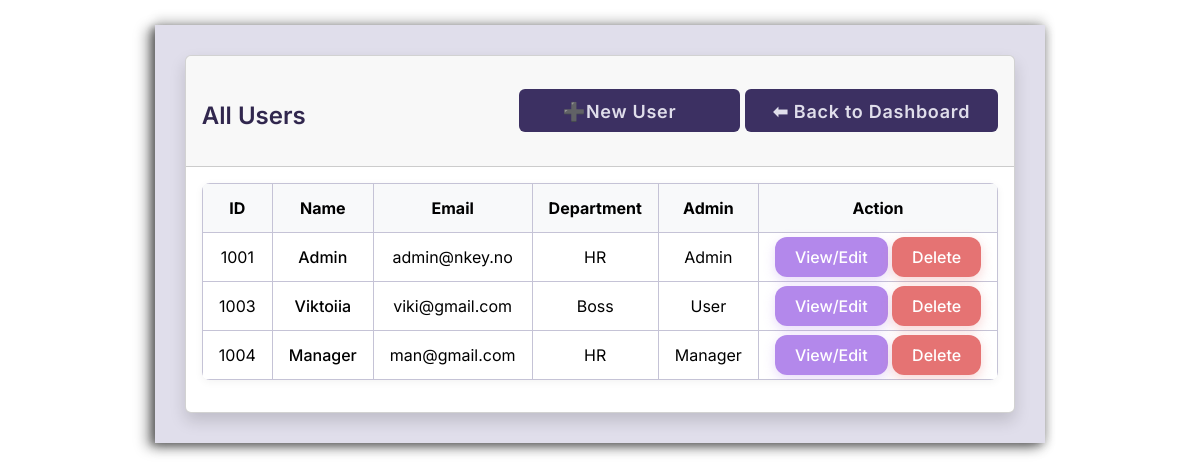
The app's page /users.php (signed in) with its own data.
### tables this page shows
CREATE TABLE users (
  employee_id INTEGER PRIMARY KEY AUTOINCREMENT,
  name TEXT NOT NULL,
  email TEXT UNIQUE NOT NULL,
  password_hash TEXT NOT NULL,
  is_admin INTEGER NOT NULL DEFAULT 0,
  profile_image TEXT DEFAULT '/uploads/default.jpg',
  phone TEXT,
  department TEXT,
  manager_email TEXT,
  leave_quota INTEGER DEFAULT 21,
  leave_used INTEGER DEFAULT 0,
  date_created TEXT DEFAULT CURRENT_TIMESTAMP,
  last_login TEXT
, rfid_id TEXT);

### users.php (the view, shortened to what this page needs)
<?php
require_once "includes/config.php";
$stmt = $conn->query("SELECT employee_id, name, email, department, is_admin FROM users ORDER BY employee_id ASC");
$users = $stmt->fetchAll(PDO::FETCH_ASSOC);
?>
<!DOCTYPE html>
<html lang="en">
<head>
  <link href="https://cdn.jsdelivr.net/npm/bootstrap@5.3.3/dist/css/bootstrap.min.css" rel="stylesheet">
  <link rel="stylesheet" href="./css/style.css">
</head>
<body>
<div class="container_users">
  <div class="card shadow">
    <div class="card-header d-flex justify-content-between align-items-center">
      <h4 class="mpage_H">All Users</h4>
      <div>
        <a href="add_user.php" class="btn_user_new"><span style="color: #E0DEEB;">➕</span>New User</a>
        <a href="dashboard.php" class="btn_user_dash">⬅ Back to Dashboard</a>
      </div>
    </div>
    <div class="card-body">
      <table class="table table-bordered table-hover">
        <thead class="table-light">
          <tr>
            <th>ID</th>
            <th>Name</th>
            <th>Email</th>
            <th>Department</th>
            <th>Admin</th>
            <th>Action</th>
          </tr>
        </thead>
        <tbody>
          <?php foreach ($users as $user): ?>
            <tr>
              <td><?= $user['employee_id'] ?></td>
              <td><?= htmlspecialchars($user['name']) ?></td>
              <td><?= htmlspecialchars($user['email']) ?></td>
              <td><?= htmlspecialchars($user['department']) ?></td>
              <td>
  <?php
    if ($user['is_admin'] == 1) {
      echo "Admin";
    } elseif ($user['is_admin'] == 2) {
      echo "Manager";
    } else {
      echo "User";
    }
  ?>
</td>
              <td>
                <a href="edit_user.php?id=<?= $user['employee_id'] ?>" class="btn_view_edit">View/Edit</a>
                <a href="delete_user.php?id=<?= $user['employee_id'] ?>" class="btn_user_del" onclick="return confirm('Are you sure you want to delete this user? This action cannot be undone.');">Delete</a>
              </td>
            </tr>
          <?php endforeach; ?>
        </tbody>
      </table>
    </div>
  </div>
</div>
</body>
</html>

### css/style.css (style rules this page uses)
:root { --primary-bg: #E0DEEB; --sidebar-bg: #705AB4; --sidebar-hover: #8C75D6; --sidebar-text: #E0DEEB; --font-family: 'Inter', sans-serif; --btn-bg: #302B4F; --btn-hover: #504A7A; --table-border: #C5C3D6; --table-header-bg: #f4f2fc; --table-hover: #f0edff; --text-color: #2a2644; }
* { margin: 0; padding: 0; box-sizing: border-box; }
body { font-family: var(--font-family); display: flex; justify-content: center; align-items: center; }
table { caption-side: bottom; border-collapse: collapse; text-align: center; }
.container_users { max-width: 1440px; display: flex; flex-direction: column; background-color: #E0DEEB; margin-top: 25px; margin-bottom: 50px; box-shadow: -8px 4px 12px rgba(0, 0, 0, 0.4), -4px 2px 6px rgba(0, 0, 0, 0.2), 4px 2px 8px rgba(0, 0, 0, 0.1), 0 6px 10px rgba(0, 0, 0, 0.15), 0 -6px 10px rgba(0, 0, 0, 0.15); padding: 30px; font-family: 'Inter', sans-serif; }
a { text-decoration: none; }
.align-items-center { align-items: center !important; }
::placeholder { font-family: 'Inter'; font-style: normal; font-weight: 200; font-size: 16px; line-height: 19px; letter-spacing: 0.06em; color: rgba(129, 112, 202, 0.6); padding: 0 0 0 15px; }
.mpage_H { font-family: 'Inter'; font-style: normal; font-weight: 600; font-size: 24px; line-height: 24px; color: #31274E; text-align: center; margin: 37px 8px 28px 0px; }
.mpage_H { font-family: 'Inter'; font-style: normal; font-size: 24px; line-height: 29px; color: #31274E; text-align: center; }
.btn_save, .btn_cansel, .btn-success, .btn-secondary, .btn_upload_img, .btn_edit, .btn_edit_pas, .btn_reqest, .btn_user_dash, .btn_user_new, .btn_add_back, .btn_add-users, .btn_back_time, .btn_save_users, .btn_confirm, .btn-submit, .btn_print, .btn-mirror { font-family: 'Inter'; font-style: normal; font-weight: 600; font-size: 18px; letter-spacing: 0.04em; color: #E0DEEB; background: #3C3062; border-radius: 6px; text-decoration: none; }
.btn_view_edit { background-color: #B388EB; color: white; border: none; padding: 10px 20px; border-radius: 12px; font-size: 16px; font-weight: 500; cursor: pointer; transition: all 0.3s ease; box-shadow: 0 4px 12px rgba(179, 136, 235, 0.3); text-decoration: none; font-family: 'Inter'; font-style: normal; }
.btn_user_del { background-color: #E57373; color: white; border: none; padding: 10px 20px; border-radius: 12px; font-size: 16px; font-weight: 500; cursor: pointer; transition: all 0.3s ease; box-shadow: 0 4px 12px rgba(229, 115, 115, 0.3); text-decoration: none; font-family: 'Inter'; font-style:normal; }
.btn_user_dash { padding-top: 12px; padding-right: 28px; padding-bottom: 10px; padding-left: 28px; position: relative; font-family: 'Inter'; font-style: normal; font-weight: 600; font-size: 18px; letter-spacing: 0.04em; color: #E0DEEB; background: #3C3062; border-radius: 6px; }
.btn_user_new { padding-top: 12px; padding-right: 64px; padding-bottom: 10px; padding-left: 44px; position: relative; font-family: 'Inter'; font-style: normal; font-weight: 600; font-size: 18px; letter-spacing: 0.04em; color: #E0DEEB; background: #3C3062; border-radius: 6px; text-decoration: none; }
table.table { width: 100%; border-collapse: collapse; font-family: var(--font-family); background-color: var(--bs-body-bg); color: var(--text-color); box-shadow: 0 2px 8px rgba(0, 0, 0, 0.05); border-radius:8px; overflow:hidden; }
table { caption-side: bottom; border-collapse: collapse; text-align: center; background: var(--bs-body-bg); }
table.table thead.table-light { background-color: var(--table-header-bg); color: var(--sidebar-bg); font-weight: 600; }
table.table th, table.table td { padding: 12px 16px; border: 1px solid var(--table-border); text-align: center; vertical-align: middle; }
table.table tbody tr:nth-child(even) { background-color: #E0DEEB; }
td:nth-child(2) { font-weight: 500; }
td:last-child { font-style: italic; color: #555; }

### records on screen
users: employee_id "1001", name "Admin", email "admin@nkey.no", department "HR", is_admin "Admin"
users: employee_id "1003", name "Viktoiia", email "viki@gmail.com", department "Boss", is_admin "User"
users: employee_id "1004", name "Manager", email "man@gmail.com", department "HR", is_admin "Manager"
